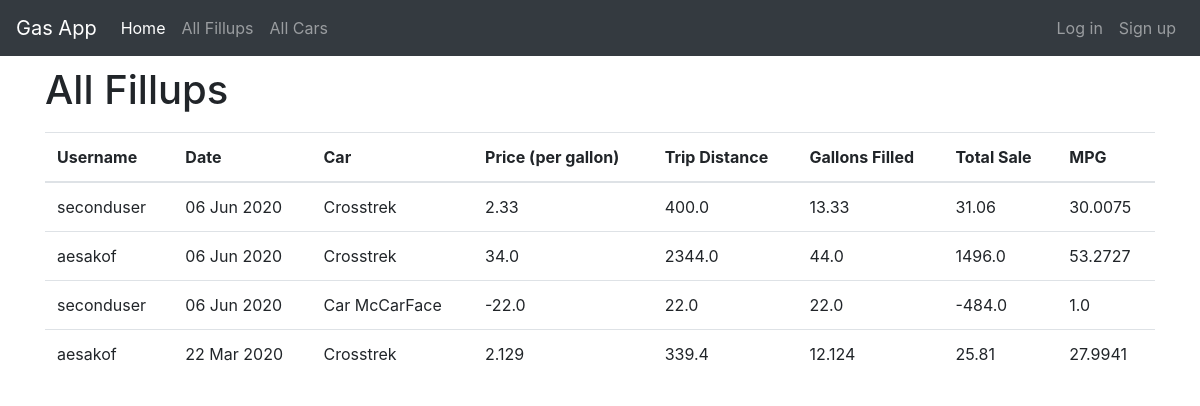
Before: /all/fillups/ with the older database file.
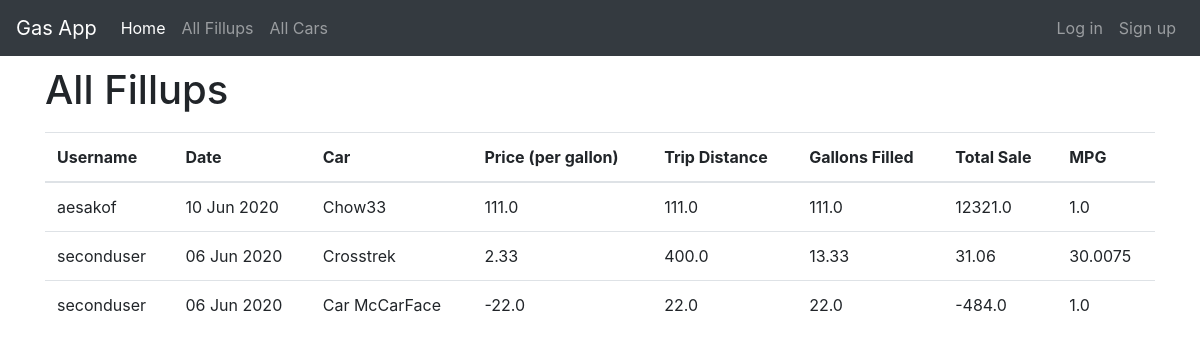
After: the same page with the newer database file.
### fillups/models.py (models this page shows)
class Fillup(models.Model):
    username = models.ForeignKey(User,on_delete=models.CASCADE)
    date = models.DateField(default=date.today)
    price_per_gallon = models.FloatField()
    trip_distance = models.FloatField()
    gallons = models.FloatField()
    car = models.ForeignKey('Car',on_delete=models.CASCADE)
    @property
    def total_sale(self):
        return round(self.price_per_gallon*self.gallons, 2)
    @property
    def mpg(self):
        return round(self.trip_distance/self.gallons, 4)

class Car(models.Model):
    username = models.ForeignKey(User,on_delete=models.CASCADE)
    name = models.CharField(max_length=25)
    make = models.CharField(max_length=25)
    model = models.CharField(max_length=25)
    model_year = models.IntegerField(choices=MODEL_YEARS)
    status = models.CharField(max_length=10,choices=STATUS,default='Active')
    def __str__(self):
        return self.name

### fillups/views.py (the view)
# urls.py: path('all/fillups/',views.AllFillupListView.as_view(),name='all_fillup_list'),
class AllFillupListView(ListView):
    template_name = 'fillups/all_fillup_list.html'
    model = Fillup
    context_object_name = 'all_fillup_list'
    ordering = ['-date']

### fillups/templates/fillups/all_fillup_list.html
{% extends 'base.html' %}
{% block content %}
<div class="centerstage">
  <h1>All Fillups</h1>
  <table class="table">
    <thead>
      <tr>
        <th>Username</th>
        <th>Date</th>
        <th>Car</th>
        <th>Price (per gallon)</th>
        <th>Trip Distance</th>
        <th>Gallons Filled</th>
        <th>Total Sale</th>
        <th>MPG</th>
      </tr>
    </thead>
    <tbody>
      {% for fillup in all_fillup_list %}
        <div class="fillup">
          <tr>
            <td>{{ fillup.username }}</td>
            <td>{{ fillup.date|date:"d M Y"}}</td>
            <td>{{ fillup.car }}</td>
            <td>{{ fillup.price_per_gallon }}</td>
            <td>{{ fillup.trip_distance }}</td>
            <td>{{ fillup.gallons }}</td>
            <td>{{ fillup.total_sale }}</td>
            <td>{{ fillup.mpg }}</td>
          </tr>
        </div>
      {% endfor %}
    </tbody>
  </table>
</div>
{% endblock %}

### templates/base.html (shortened to what this page needs)
<!DOCTYPE html>
{% load static %}
<html lang="en" dir="ltr">
  <head>
    <link rel="stylesheet" href="{% static 'css/bootstrap.min.css'%}">
    <link rel="stylesheet" href="{% static 'css/master.css'%}">
  </head>
  <body>
    <nav class="navbar navbar-expand-lg navbar-dark bg-dark">
      <a class="navbar-brand" href="{% url 'home' %}">Gas App</a>
      <div class="collapse navbar-collapse" id="navbarNavAltMarkup">
        <div class="navbar-nav">
          <a class="nav-item nav-link active" href="{% url 'home' %}">Home<span class="sr-only">(current)</span></a>
          <a class="nav-item nav-link" href="{% url 'fillups:all_fillup_list' %}">All Fillups</a>
          <a class="nav-item nav-link" href="{% url 'fillups:all_car_list' %}">All Cars</a>
        </div>
      </div>
      <div class="navbar-nav ml-auto">
        {% if user.is_authenticated %}
          <a class="nav-item nav-link" href="{% url 'fillups:user_profile' %}" class="btn btn-simple">My Profile</a>
          <a class="nav-item nav-link" href="{% url 'accounts:logout' %}" class="btn btn-simple">Log out</a>
        {% else %}
          <a class="nav-item nav-link" href="{% url 'accounts:login' %}" class="btn btn-simple">Log in</a>
          <a class="nav-item nav-link" href="{% url 'accounts:signup' %}" class="btn btn-simple">Sign up</a>
        {% endif %}
      </div>
    </nav>
    <div class="container mycontent">
      {% block content %}
      {% endblock %}
    </div>
  </body>
</html>

### static/css/master.css (style rules this page uses)
h1 { line-height: 1.7em; }

Changed rows visible on the page:
removed Fillup: username "aesakof", date "06 Jun 2020", car "Crosstrek", price_per_gallon "34.0", trip_distance "2344.0", gallons "44.0", total_sale "1496.0", mpg "53.2727"
removed Fillup: username "aesakof", date "22 Mar 2020", car "Crosstrek", price_per_gallon "2.129", trip_distance "339.4", gallons "12.124", total_sale "25.81", mpg "27.9941"
added Fillup: username "aesakof", date "10 Jun 2020", car "Chow33", price_per_gallon "111.0", trip_distance "111.0", gallons "111.0", total_sale "12321.0", mpg "1.0"
